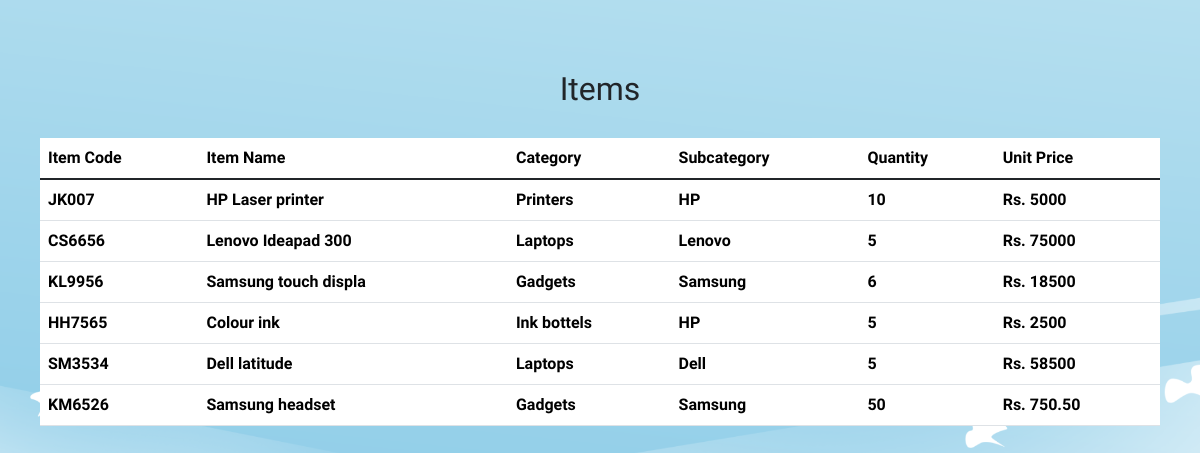
The page /itemReport.php on the database its author committed.
### tables this page shows
CREATE TABLE `item` (
  `id` int NOT NULL,
  `item_code` varchar(20) NOT NULL,
  `item_category` varchar(20) NOT NULL,
  `item_subcategory` varchar(20) NOT NULL,
  `item_name` varchar(20) NOT NULL,
  `quantity` varchar(20) NOT NULL,
  `unit_price` varchar(20) NOT NULL
);

CREATE TABLE `item_category` (
  `id` int NOT NULL,
  `category` varchar(100) NOT NULL
);

CREATE TABLE `item_subcategory` (
  `id` int NOT NULL,
  `sub_category` varchar(100) NOT NULL
);

### src/itemReport.php (the view, shortened to what this page needs)
<?php
    include_once 'config.php';
?>
<!DOCTYPE html>
<html>
<head>
    <link rel="stylesheet" href="styles/myStyles.css">
    <link href="https://cdn.jsdelivr.net/npm/bootstrap@5.3.3/dist/css/bootstrap.min.css" rel="stylesheet">
</head>
<body>
  <div class='tableContainer'>
    <h2 class="topic"> Items </h2>
    <?php
      $sql = "SELECT *, i.id AS item_id
   						FROM item i
   						JOIN item_category c ON i.item_category = c.id
   						JOIN item_subcategory s ON i.item_subcategory = s.id";
			$result = $conn->query($sql);
      if($result->num_rows > 0) {
	      echo "<table class='table'>
          <thead>
            <tr>
              <th>Item Code</th>
              <th>Item Name</th>
              <th>Category</th>
              <th>Subcategory</th>
              <th>Quantity</th>
              <th>Unit Price</th>
            </tr>
          </thead>
          <tbody class='table-group-divider'>";
        while($row = $result->fetch_assoc()) {
          $item_code = $row["item_code"];
          $item_category = $row["category"];
          $item_subcategory = $row["sub_category"];
          $item_name = $row["item_name"];
          $quantity = $row["quantity"];
          $unit_price = $row["unit_price"];
          echo "<tr>
            <td>{$item_code}</td>
            <td>{$item_name}</td>
            <td>{$item_category}</td>
            <td>{$item_subcategory}</td>
            <td>{$quantity}</td>
            <td>Rs. {$unit_price}</td>
          </tr>";
        }
        echo "</tbody></table>";
      } else {
          echo "<script> alert('No data found'); </script>";
      }
    ?>
  </div>
</body>
</html>

### src/styles/myStyles.css (style rules this page uses)
* { margin: 0; padding: 0; font-family: "Comfortaa", sans-serif; font-weight: 900; }
body { background: url("../images/bg01.png"); background-position: center; background-size: cover; }
.topic { text-align: center; padding: 10px; margin: 20px; }
.tableContainer { padding: 20px; margin: 20px; }

### rows shown on the page
item: item_code "JK007", item_name "HP Laser printer", item_category.category "Printers", item_subcategory.sub_category "HP", quantity "10", unit_price "5000"
item: item_code "CS6656", item_name "Lenovo Ideapad 300", item_category.category "Laptops", item_subcategory.sub_category "Lenovo", quantity "5", unit_price "75000"
item: item_code "KL9956", item_name "Samsung touch displa", item_category.category "Gadgets", item_subcategory.sub_category "Samsung", quantity "6", unit_price "18500"
item: item_code "HH7565", item_name "Colour ink", item_category.category "Ink bottels", item_subcategory.sub_category "HP", quantity "5", unit_price "2500"
item: item_code "SM3534", item_name "Dell latitude", item_category.category "Laptops", item_subcategory.sub_category "Dell", quantity "5", unit_price "58500"
item: item_code "KM6526", item_name "Samsung headset", item_category.category "Gadgets", item_subcategory.sub_category "Samsung", quantity "50", unit_price "750.50"
